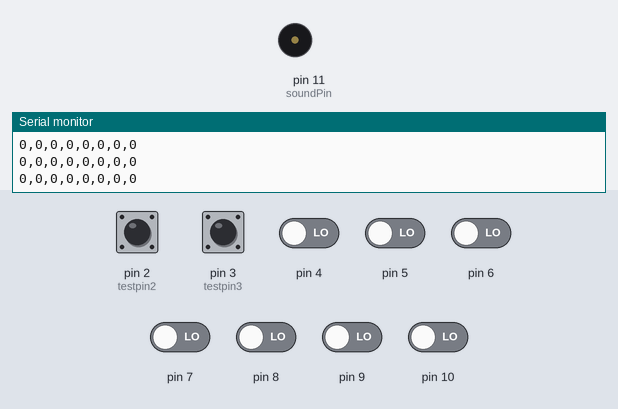
Recording of a sketch running on a simulated Arduino Uno, built with avr-gcc and run on an emulated ATmega328P. Parts: buzzer (waves = sounding), the last lines printed to the serial monitor. The inputs (shaded band) are chosen by the test bench; at power-on: pin 2 (testpin2), pin 3 (testpin3), pin 4–10 LOW.

Above: at 1.2 s.
1.3 s: pin 2 (testpin2) driven HIGH
At 1.81 s:
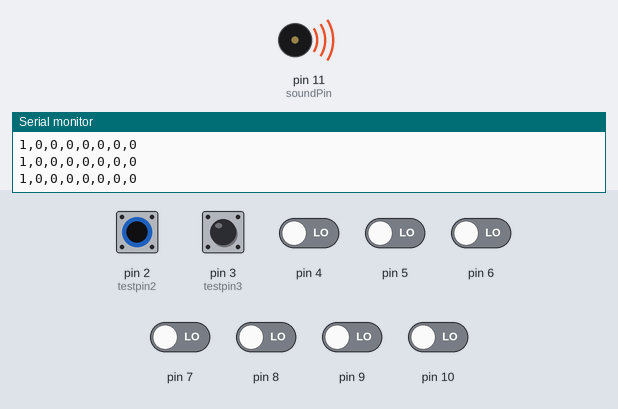
4.3 s: pin 2 (testpin2) driven LOW
At 5.5 s:
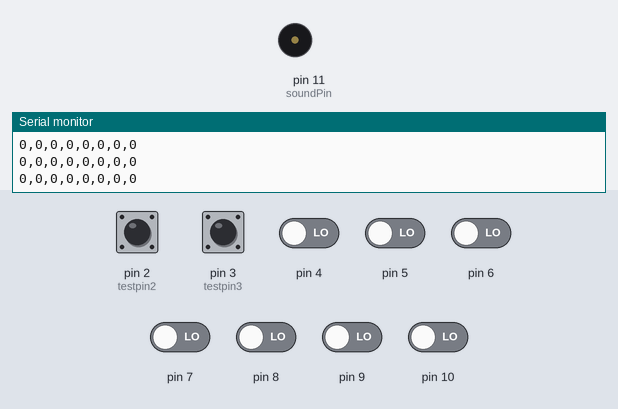
5.8 s: pin 3 (testpin3) driven HIGH
At 6.3 s:
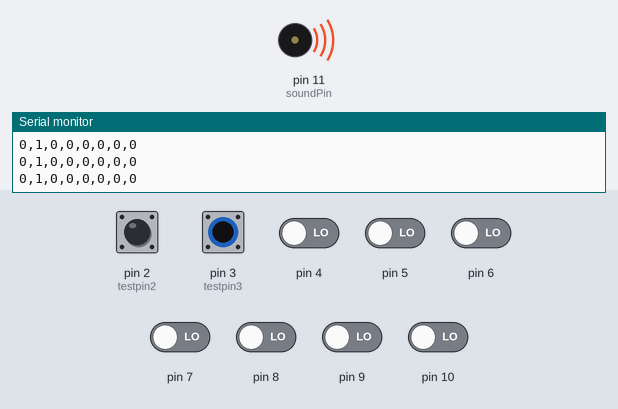
8.8 s: pin 3 (testpin3) driven LOW
At 10.0 s:
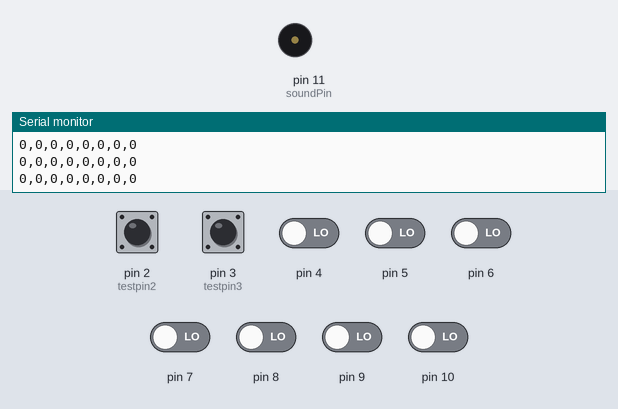
11.8 s: pin 2 (testpin2) pulsed HIGH 5 times (0.12 s each, 0.3 s apart)
At 11.91 s:
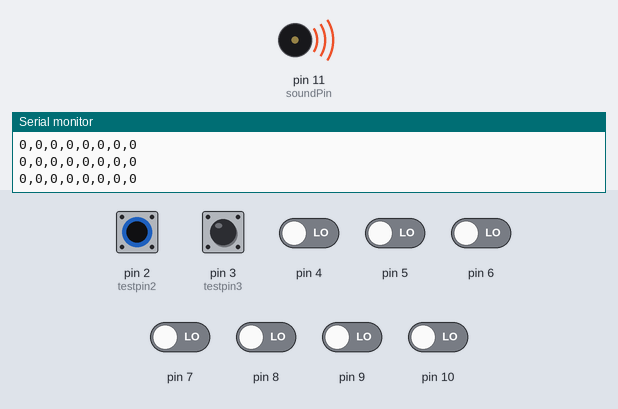
16.3 s: pin 3 (testpin3) pulsed HIGH 2 times (0.12 s each, 0.3 s apart)
At 18.0 s:
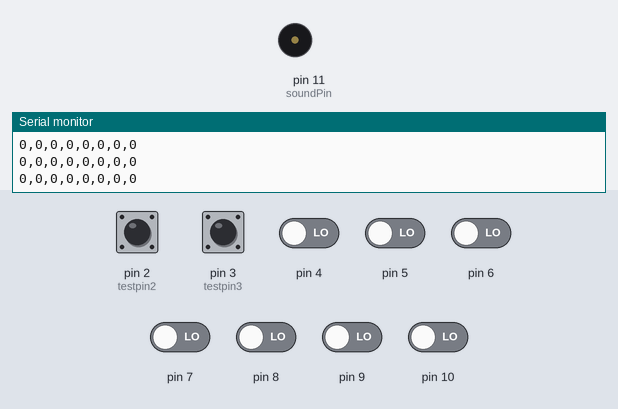
Timing chart, 0 to 19.5 s (numbered marks = the images above; inputs shaded):
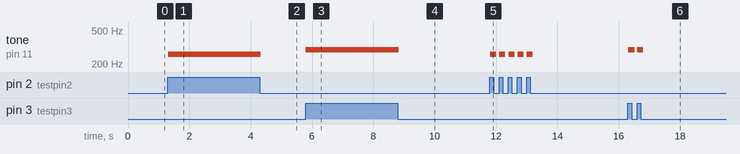

The sketch:

Arduino_code.ino
```cpp
//int myPins[] = {2, 3, 4, 5, 6, 7, 8, 9, 10};
int testpin2 = 2;
int testpin3 = 3;
int soundPin = 11;


void setup()
{
 pinMode(2, INPUT);
  pinMode(3, INPUT);
     pinMode(4, INPUT);
       pinMode(5, INPUT);
         pinMode(6, INPUT);
           pinMode(7, INPUT);
             pinMode(8, INPUT);
               pinMode(10, INPUT);
                 pinMode(soundPin,OUTPUT);
  Serial.begin(9600);

}
 void loop()
{

if((digitalRead(2) == HIGH))
{
  //testing if pin2 is HIGH by pressing switch 1 manually
  tone(soundPin,261.63); // C4 //if pin2 is High, generate tone with freq=261.63
  delay(100);
  noTone(soundPin);
}


//---------------------------------------

if((digitalRead(3) == HIGH))
{
  //testing i    f pin2 is HIGH by pressing switch 1 manually
  tone(soundPin, 293.66); // C4 //if pin2 is High, generate tone with freq=261.63
  delay(100);
  noTone(soundPin);
}


//---------------------------------------


if((digitalRead(4) == HIGH))
{
  //testing if pin2 is HIGH by pressing switch 1 manually
  tone(soundPin,329.63); // C4 //if pin2 is High, generate tone with freq=261.63
   delay(100);
  noTone(soundPin);
}

//---------------------------------------


if((digitalRead(5) == HIGH))
{
  //testing if pin2 is HIGH by pressing switch 1 manually
  tone(soundPin,349.23); // C4 //if pin2 is High, generate tone with freq=261.63
  delay(100);
  noTone(soundPin);
}

//---------------------------------------


if((digitalRead(6) == HIGH))
{
  //testing if pin2 is HIGH by pressing switch 1 manually
  tone(soundPin, 392.00); // C4 //if pin2 is High, generate tone with freq=261.63
  delay(100);
  noTone(soundPin);
}


//---------------------------------------

if((digitalRead(7) == HIGH))
{
  //testing if pin2 is HIGH by pressing switch 1 manually
  tone(soundPin,440.00); // C4 //if pin2 is High, generate tone with freq=261.63
  delay(100);
  noTone(soundPin);
}


//---------------------------------------
if((digitalRead(8) == HIGH))
{
  //testing if pin2 is HIGH by pressing switch 1 manually
  tone(soundPin,493.88); // C4 //if pin2 is High, generate tone with freq=261.63
  delay(100);
  noTone(soundPin);

}

//----------------------------------------------------------------
if((digitalRead(10) == HIGH))
{
  //testing if pin2 is HIGH by pressing switch 1 manually
  tone(soundPin,523.25); // C4 //if pin2 is High, generate tone with freq=261.63
  delay(100);
  noTone(soundPin);

}
  //-----------------------------------------------------------
 Serial.print(digitalRead(2));
  Serial.print(",");
  Serial.print(digitalRead(3));
  Serial.print(",");
  Serial.print(digitalRead(4));
  Serial.print(",");
  Serial.print(digitalRead(5));
  Serial.print(",");
  Serial.print(digitalRead(6));
  Serial.print(",");
  Serial.print(digitalRead(7));
  Serial.print(",");
  Serial.print(digitalRead(8));
  Serial.print(",");
  Serial.println(digitalRead(9));

}
```

Measured:
- after the input at 1.3 s, tone on pin 11 (soundPin): silent → 261 Hz at once
- after the input at 4.3 s, tone on pin 11 (soundPin): 261 Hz → silent at once
- after the input at 5.8 s, tone on pin 11 (soundPin): silent → 293 Hz at once
- after the input at 8.8 s, tone on pin 11 (soundPin): 293 Hz → silent at once
- after the input at 11.8 s, tone on pin 11 (soundPin): alternates 261 Hz for 0.20 s and silent for 0.09 s, 10 changes in all, then stays silent, starting at once
- after the input at 16.3 s, tone on pin 11 (soundPin): alternates 293 Hz for 0.20 s and silent for 0.09 s, 4 changes in all, then stays silent, starting at once
